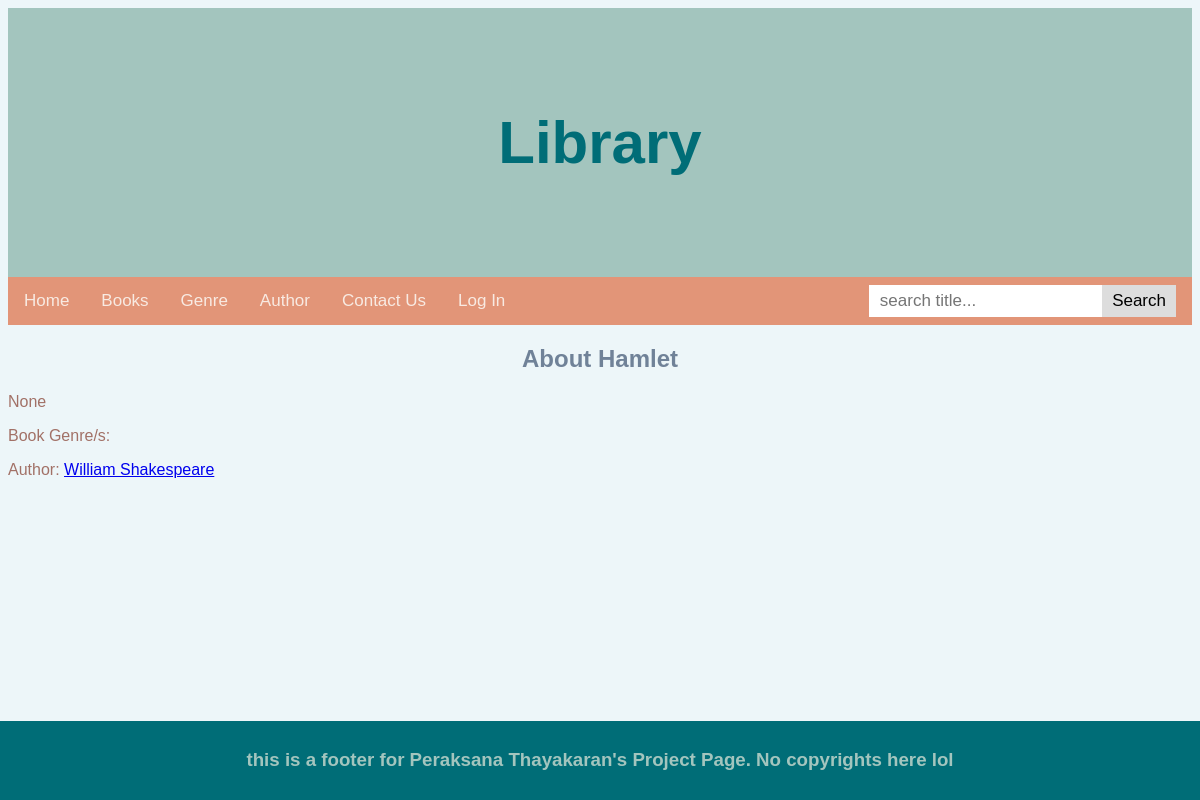
The page /books/6 on the database as committed earlier.
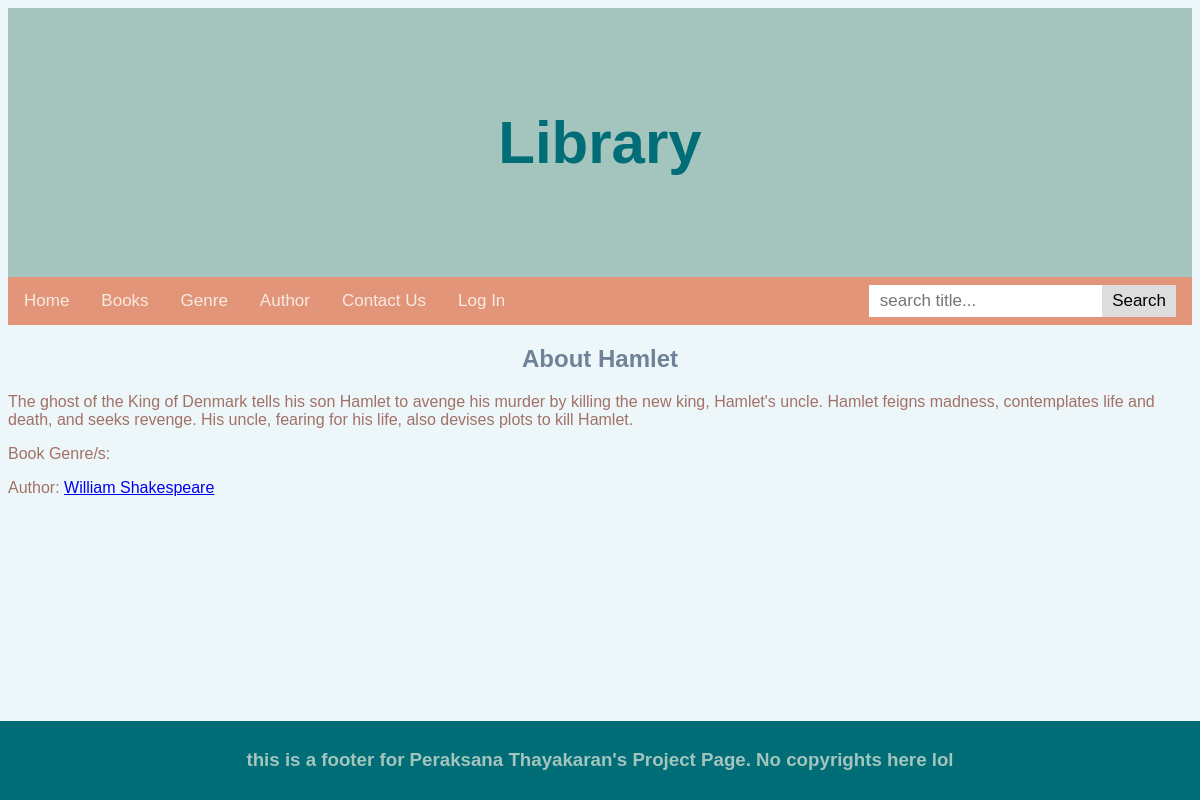
The same page on the database as committed later.
### tables this page shows
CREATE TABLE Books (id INTEGER PRIMARY KEY, name, blurb, image);

### route.py (the view)
@app.route('/books/<int:id>')
def book_details(id):
    con = sqlite3.connect('project.db')
    cur = con.cursor()
    cur.execute("SELECT * FROM Books WHERE id=?;",(id,))
    book = cur.fetchone()
    cur.execute("SELECT id, name FROM Genre WHERE id IN (SELECT genre FROM book_genre WHERE book=?)",(id,))
    genre = cur.fetchall()
    cur = con.cursor()
    cur.execute("SELECT id, name FROM Author WHERE id IN (SELECT author FROM book_author WHERE book=?)",(id,))
    authors = cur.fetchall()
    con.close()
    return render_template("b_details.html", book=book, genre=genre, authors=authors)

### route.py (called while the page is built)
@app.context_processor
def context_processor():
  return dict(title=app.config['TITLE'])

### templates/b_details.html (shortened to what this page needs)
{% extends 'layout.html' %}
{% block content %}
<div id="content">
  <h2>About {{ book[1] }}</h2>
  <p>{{ book[2] }}</p>
  <p> Book Genre/s:
</p>
<p> Author:
{% for author in authors %}
<a href="/author/{{ author[0] }}">{{ author[1] }}</a>{% if not loop.last %}, {% endif %}
{% endfor %}
</p>
</div>
{% endblock %}

Rows that differ between the two databases and show on the page:
changed Books "Hamlet": blurb (not shown) → "The ghost of the King of Denmark tells his son Hamlet to avenge his murder by killing the new king, Hamlet's uncle. Hamlet feigns madness, contemplates life and death, and seeks revenge. His uncle, fearing for his life, also devises plots to kill Hamlet."
Other text that changed with them:
{{ book[2] }}: "None" → (not shown)
